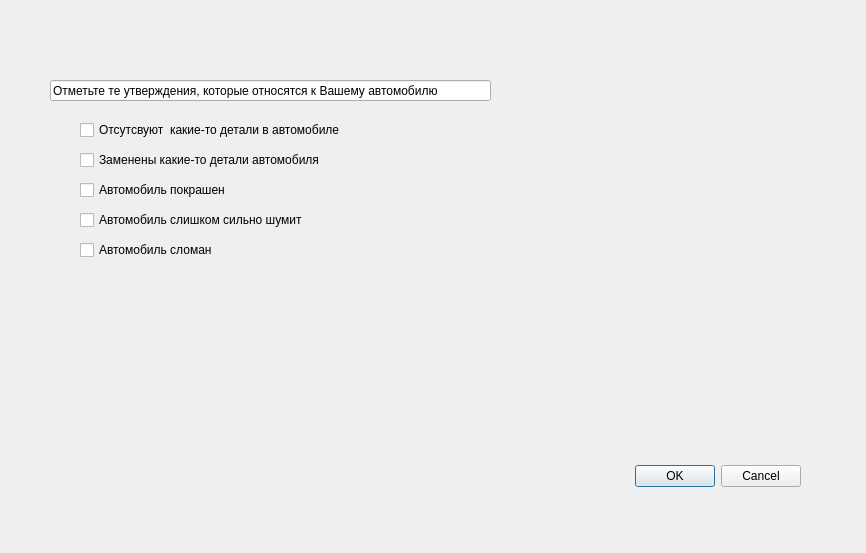
<?xml version="1.0" encoding="UTF-8"?>
<ui version="4.0">
 <class>Dialog</class>
 <widget class="QDialog" name="Dialog">
  <property name="geometry">
   <rect>
    <x>0</x>
    <y>0</y>
    <width>866</width>
    <height>553</height>
   </rect>
  </property>
  <property name="windowTitle">
   <string>Dialog</string>
  </property>
  <widget class="QDialogButtonBox" name="buttonBox">
   <property name="geometry">
    <rect>
     <x>630</x>
     <y>460</y>
     <width>171</width>
     <height>32</height>
    </rect>
   </property>
   <property name="orientation">
    <enum>Qt::Horizontal</enum>
   </property>
   <property name="standardButtons">
    <set>QDialogButtonBox::Cancel|QDialogButtonBox::Ok</set>
   </property>
  </widget>
  <widget class="QCheckBox" name="checkBox">
   <property name="geometry">
    <rect>
     <x>80</x>
     <y>120</y>
     <width>361</width>
     <height>20</height>
    </rect>
   </property>
   <property name="text">
    <string>Отсутсвуют  какие-то детали в автомобиле</string>
   </property>
  </widget>
  <widget class="QCheckBox" name="checkBox_2">
   <property name="geometry">
    <rect>
     <x>80</x>
     <y>180</y>
     <width>181</width>
     <height>20</height>
    </rect>
   </property>
   <property name="text">
    <string>Автомобиль покрашен</string>
   </property>
  </widget>
  <widget class="QLineEdit" name="lineEdit">
   <property name="geometry">
    <rect>
     <x>50</x>
     <y>80</y>
     <width>441</width>
     <height>21</height>
    </rect>
   </property>
   <property name="text">
    <string>Отметьте те утверждения, которые относятся к Вашему автомобилю</string>
   </property>
  </widget>
  <widget class="QCheckBox" name="checkBox_3">
   <property name="geometry">
    <rect>
     <x>80</x>
     <y>150</y>
     <width>281</width>
     <height>20</height>
    </rect>
   </property>
   <property name="text">
    <string>Заменены какие-то детали автомобиля</string>
   </property>
  </widget>
  <widget class="QCheckBox" name="checkBox_4">
   <property name="geometry">
    <rect>
     <x>80</x>
     <y>210</y>
     <width>261</width>
     <height>20</height>
    </rect>
   </property>
   <property name="text">
    <string>Автомобиль слишком сильно шумит</string>
   </property>
  </widget>
  <widget class="QCheckBox" name="checkBox_5">
   <property name="geometry">
    <rect>
     <x>80</x>
     <y>240</y>
     <width>261</width>
     <height>20</height>
    </rect>
   </property>
   <property name="text">
    <string>Автомобиль сломан</string>
   </property>
  </widget>
 </widget>
 <resources/>
 <connections>
  <connection>
   <sender>buttonBox</sender>
   <signal>accepted()</signal>
   <receiver>Dialog</receiver>
   <slot>accept()</slot>
   <hints>
    <hint type="sourcelabel">
     <x>248</x>
     <y>254</y>
    </hint>
    <hint type="destinationlabel">
     <x>157</x>
     <y>274</y>
    </hint>
   </hints>
  </connection>
  <connection>
   <sender>buttonBox</sender>
   <signal>rejected()</signal>
   <receiver>Dialog</receiver>
   <slot>reject()</slot>
   <hints>
    <hint type="sourcelabel">
     <x>316</x>
     <y>260</y>
    </hint>
    <hint type="destinationlabel">
     <x>286</x>
     <y>274</y>
    </hint>
   </hints>
  </connection>
 </connections>
</ui>
